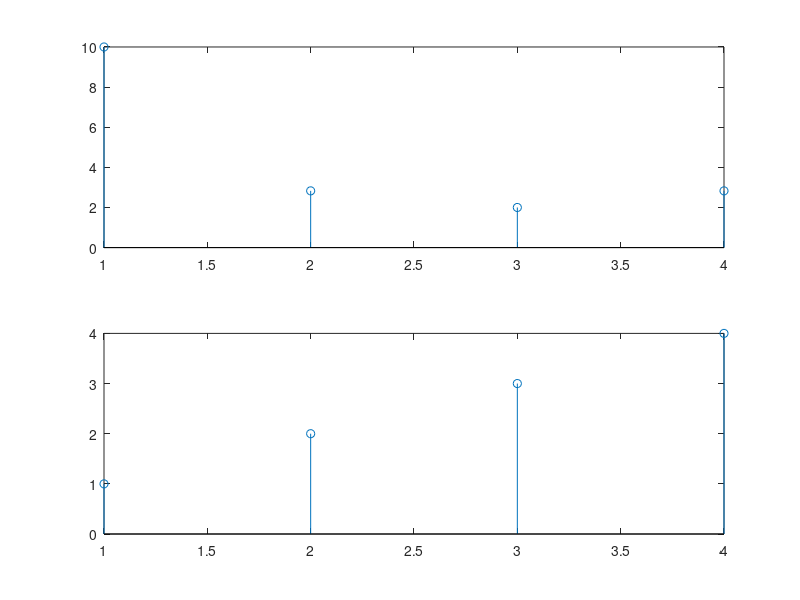

Write the MATLAB code that produced this figure.
x = [1 2 3 4];
N=length(x);

% DFT
X=zeros(1,N);
for k=1:N
  for n=1:N
    X(k)=X(k)+x(n).*exp(-1j.*2.*pi.*(n-1).*(k-1)./N);
  end
end
subplot(211); stem(x, abs(X))

% IDFT
Y = zeros(1, N);
for k=1:n
    for n=1:N
        Y(k) = Y(k) + (1/N).*X(n).*exp((1j.*2.*pi.*(n-1).*(k-1)./N));
    end
end
subplot(212); stem(x, abs(Y))